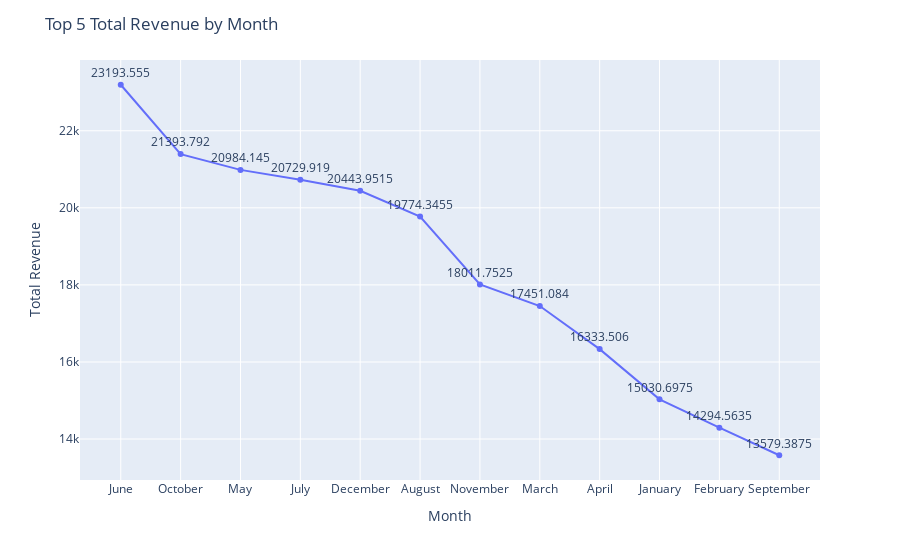

The notebook cell saved with this chart:
### Code cell
import plotly.express as px

fig = px.line(df, x='month', y='Total_Revenue', markers=True, line_shape='linear', text=df['Total_Revenue'])

fig.update_traces(textposition='top center', hoverinfo='x+y')

fig.update_layout(
    title='Top 5 Total Revenue by Month',
    xaxis_title='Month',
    yaxis_title='Total Revenue'
)

fig.show()

### Figure 1 — Plotly figure (JSON) as saved in the notebook; plotly's stock layout.template omitted (floating-point values rounded to 4 significant figures)
{"data": [{"hoverinfo": "x+y", "hovertemplate": "month=%{x}<br>Total_Revenue=%{text}<extra></extra>", "legendgroup": "", "line": {"color": "#636efa", "dash": "solid", "shape": "linear"}, "marker": {"symbol": "circle"}, "mode": "text+markers+lines", "name": "", "orientation": "v", "showlegend": false, "text": [23190.0, 21390.0, 20980.0, 20730.0, 20440.0, 19770.0, 18010.0, 17450.0, 16330.0, 15030.0, 14290.0, 13580.0], "textposition": "top center", "type": "scatter", "x": ["June", "October", "May", "July", "December", "August", "November", "March", "April", "January", "February", "September"], "xaxis": "x", "y": [23190.0, 21390.0, 20980.0, 20730.0, 20440.0, 19770.0, 18010.0, 17450.0, 16330.0, 15030.0, 14290.0, 13580.0], "yaxis": "y"}], "layout": {"legend": {"tracegroupgap": 0}, "margin": {"t": 60}, "title": {"text": "Top 5 Total Revenue by Month"}, "xaxis": {"anchor": "y", "domain": [0, 1], "title": {"text": "Month"}}, "yaxis": {"anchor": "x", "domain": [0, 1], "title": {"text": "Total Revenue"}}}}
